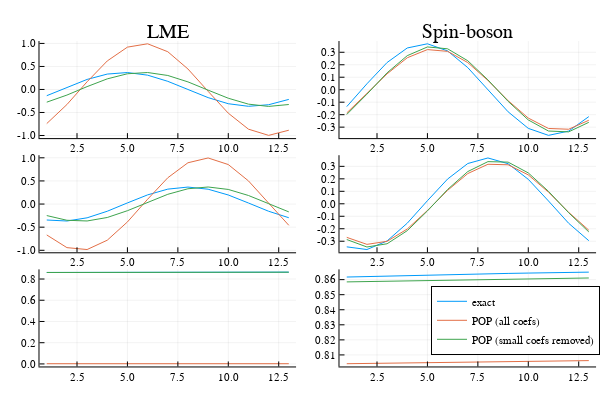

The cell this chart's notebook holds for it:
### Code cell
plt = plot(p1, psb1, p2, psb2, p3, psb3, layout = (3,2), legend = :bottomright)

### Figure 1 — Plotly figure (JSON) as saved in the notebook; plotly's stock layout.template omitted (floating-point values rounded to 4 significant figures)
{"data": [{"colorbar": {"len": 0.2697, "title": "", "x": 0.4934, "y": 0.8067}, "legendgroup": "exact", "line": {"color": "rgba(0, 154, 250, 1.000)", "dash": "solid", "shape": "linear", "width": 1}, "mode": "lines", "name": "exact", "showlegend": true, "type": "scatter", "x": [1, 2, 3, 4, 5, 6, 7, 8, 9, 10, 11, 12, 13], "xaxis": "x1", "y": [-0.1353, 0.04744, 0.218, 0.3344, 0.3679, 0.3107, 0.1769, -0.0002504, -0.177, -0.3097, -0.3659, -0.3317, -0.2157], "yaxis": "y1"}, {"colorbar": {"len": 0.2697, "title": "", "x": 0.4934, "y": 0.8067}, "legendgroup": "POP (all coefs)", "line": {"color": "rgba(227, 111, 71, 1.000)", "dash": "solid", "shape": "linear", "width": 1}, "mode": "lines", "name": "POP (all coefs)", "showlegend": true, "type": "scatter", "x": [1, 2, 3, 4, 5, 6, 7, 8, 9, 10, 11, 12, 13], "xaxis": "x1", "y": [-0.7408, -0.3275, 0.1667, 0.6198, 0.9196, 0.9923, 0.8198, 0.4447, -0.04024, -0.5152, -0.8629, -0.9974, -0.8855], "yaxis": "y1"}, {"colorbar": {"len": 0.2697, "title": "", "x": 0.4934, "y": 0.8067}, "legendgroup": "POP (small coefs removed)", "line": {"color": "rgba(62, 164, 78, 1.000)", "dash": "solid", "shape": "linear", "width": 1}, "mode": "lines", "name": "POP (small coefs removed)", "showlegend": true, "type": "scatter", "x": [1, 2, 3, 4, 5, 6, 7, 8, 9, 10, 11, 12, 13], "xaxis": "x1", "y": [-0.2759, -0.1219, 0.062, 0.2303, 0.3414, 0.3681, 0.3039, 0.1647, -0.01489, -0.1905, -0.3188, -0.3682, -0.3266], "yaxis": "y1"}, {"colorbar": {"len": 0.2697, "title": "", "x": 0.9934, "y": 0.8067}, "legendgroup": "", "line": {"color": "rgba(0, 154, 250, 1.000)", "dash": "solid", "shape": "linear", "width": 1}, "mode": "lines", "name": "", "showlegend": false, "type": "scatter", "x": [1, 2, 3, 4, 5, 6, 7, 8, 9, 10, 11, 12, 13], "xaxis": "x2", "y": [-0.1353, 0.04744, 0.218, 0.3344, 0.3679, 0.3107, 0.1769, -0.0002504, -0.177, -0.3097, -0.3659, -0.3317, -0.2157], "yaxis": "y2"}, {"colorbar": {"len": 0.2697, "title": "", "x": 0.9934, "y": 0.8067}, "legendgroup": "", "line": {"color": "rgba(227, 111, 71, 1.000)", "dash": "solid", "shape": "linear", "width": 1}, "mode": "lines", "name": "", "showlegend": false, "type": "scatter", "x": [1, 2, 3, 4, 5, 6, 7, 8, 9, 10, 11, 12, 13], "xaxis": "x2", "y": [-0.1861, -0.03355, 0.127, 0.256, 0.3214, 0.3074, 0.2174, 0.07388, -0.08762, -0.2272, -0.3104, -0.3167, -0.2448], "yaxis": "y2"}, {"colorbar": {"len": 0.2697, "title": "", "x": 0.9934, "y": 0.8067}, "legendgroup": "", "line": {"color": "rgba(62, 164, 78, 1.000)", "dash": "solid", "shape": "linear", "width": 1}, "mode": "lines", "name": "", "showlegend": false, "type": "scatter", "x": [1, 2, 3, 4, 5, 6, 7, 8, 9, 10, 11, 12, 13], "xaxis": "x2", "y": [-0.1985, -0.0359, 0.1353, 0.2728, 0.3427, 0.3278, 0.2319, 0.07892, -0.09332, -0.2422, -0.331, -0.3379, -0.2613], "yaxis": "y2"}, {"colorbar": {"len": 0.2697, "title": "", "x": 0.4934, "y": 0.4896}, "legendgroup": "", "line": {"color": "rgba(0, 154, 250, 1.000)", "dash": "solid", "shape": "linear", "width": 1}, "mode": "lines", "name": "", "showlegend": false, "type": "scatter", "x": [1, 2, 3, 4, 5, 6, 7, 8, 9, 10, 11, 12, 13], "xaxis": "x3", "y": [-0.3451, -0.3666, -0.2977, -0.1555, 0.02466, 0.1983, 0.3227, 0.3672, 0.3211, 0.196, 0.0227, -0.1559, -0.2957], "yaxis": "y3"}, {"colorbar": {"len": 0.2697, "title": "", "x": 0.4934, "y": 0.4896}, "legendgroup": "", "line": {"color": "rgba(227, 111, 71, 1.000)", "dash": "solid", "shape": "linear", "width": 1}, "mode": "lines", "name": "", "showlegend": false, "type": "scatter", "x": [1, 2, 3, 4, 5, 6, 7, 8, 9, 10, 11, 12, 13], "xaxis": "x3", "y": [-0.6683, -0.9424, -0.9837, -0.7819, -0.3869, 0.1037, 0.5687, 0.8931, 0.9969, 0.8543, 0.5007, 0.02338, -0.4597], "yaxis": "y3"}, {"colorbar": {"len": 0.2697, "title": "", "x": 0.4934, "y": 0.4896}, "legendgroup": "", "line": {"color": "rgba(62, 164, 78, 1.000)", "dash": "solid", "shape": "linear", "width": 1}, "mode": "lines", "name": "", "showlegend": false, "type": "scatter", "x": [1, 2, 3, 4, 5, 6, 7, 8, 9, 10, 11, 12, 13], "xaxis": "x3", "y": [-0.2489, -0.3507, -0.3658, -0.2905, -0.1436, 0.03847, 0.2108, 0.3308, 0.3689, 0.3159, 0.185, 0.008632, -0.1696], "yaxis": "y3"}, {"colorbar": {"len": 0.2697, "title": "", "x": 0.9934, "y": 0.4896}, "legendgroup": "", "line": {"color": "rgba(0, 154, 250, 1.000)", "dash": "solid", "shape": "linear", "width": 1}, "mode": "lines", "name": "", "showlegend": false, "type": "scatter", "x": [1, 2, 3, 4, 5, 6, 7, 8, 9, 10, 11, 12, 13], "xaxis": "x4", "y": [-0.3451, -0.3666, -0.2977, -0.1555, 0.02466, 0.1983, 0.3227, 0.3672, 0.3211, 0.196, 0.0227, -0.1559, -0.2957], "yaxis": "y4"}, {"colorbar": {"len": 0.2697, "title": "", "x": 0.9934, "y": 0.4896}, "legendgroup": "", "line": {"color": "rgba(227, 111, 71, 1.000)", "dash": "solid", "shape": "linear", "width": 1}, "mode": "lines", "name": "", "showlegend": false, "type": "scatter", "x": [1, 2, 3, 4, 5, 6, 7, 8, 9, 10, 11, 12, 13], "xaxis": "x4", "y": [-0.2691, -0.3251, -0.3007, -0.202, -0.05363, 0.1077, 0.2422, 0.3166, 0.3126, 0.2315, 0.09325, -0.06775, -0.2117], "yaxis": "y4"}, {"colorbar": {"len": 0.2697, "title": "", "x": 0.9934, "y": 0.4896}, "legendgroup": "", "line": {"color": "rgba(62, 164, 78, 1.000)", "dash": "solid", "shape": "linear", "width": 1}, "mode": "lines", "name": "", "showlegend": false, "type": "scatter", "x": [1, 2, 3, 4, 5, 6, 7, 8, 9, 10, 11, 12, 13], "xaxis": "x4", "y": [-0.2864, -0.3463, -0.3205, -0.2154, -0.05731, 0.1148, 0.2583, 0.3378, 0.3338, 0.2474, 0.1001, -0.07166, -0.2253], "yaxis": "y4"}, {"colorbar": {"len": 0.2697, "title": "", "x": 0.4934, "y": 0.1725}, "legendgroup": "", "line": {"color": "rgba(0, 154, 250, 1.000)", "dash": "solid", "shape": "linear", "width": 1}, "mode": "lines", "name": "", "showlegend": false, "type": "scatter", "x": [1, 2, 3, 4, 5, 6, 7, 8, 9, 10, 11, 12, 13], "xaxis": "x5", "y": [0.8617, 0.8621, 0.8624, 0.8627, 0.863, 0.8633, 0.8636, 0.8639, 0.8641, 0.8644, 0.8646, 0.8648, 0.865], "yaxis": "y5"}, {"colorbar": {"len": 0.2697, "title": "", "x": 0.4934, "y": 0.1725}, "legendgroup": "", "line": {"color": "rgba(227, 111, 71, 1.000)", "dash": "solid", "shape": "linear", "width": 1}, "mode": "lines", "name": "", "showlegend": false, "type": "scatter", "x": [1, 2, 3, 4, 5, 6, 7, 8, 9, 10, 11, 12, 13], "xaxis": "x5", "y": [0.002121, 0.002121, 0.002121, 0.00212, 0.002118, 0.002117, 0.002116, 0.002116, 0.002116, 0.002117, 0.002118, 0.002119, 0.002121], "yaxis": "y5"}, {"colorbar": {"len": 0.2697, "title": "", "x": 0.4934, "y": 0.1725}, "legendgroup": "", "line": {"color": "rgba(62, 164, 78, 1.000)", "dash": "solid", "shape": "linear", "width": 1}, "mode": "lines", "name": "", "showlegend": false, "type": "scatter", "x": [1, 2, 3, 4, 5, 6, 7, 8, 9, 10, 11, 12, 13], "xaxis": "x5", "y": [0.8616, 0.8618, 0.862, 0.8622, 0.8625, 0.8627, 0.8629, 0.8631, 0.8633, 0.8635, 0.8638, 0.864, 0.8642], "yaxis": "y5"}, {"colorbar": {"len": 0.2697, "title": "", "x": 0.9934, "y": 0.1725}, "legendgroup": "", "line": {"color": "rgba(0, 154, 250, 1.000)", "dash": "solid", "shape": "linear", "width": 1}, "mode": "lines", "name": "", "showlegend": false, "type": "scatter", "x": [1, 2, 3, 4, 5, 6, 7, 8, 9, 10, 11, 12, 13], "xaxis": "x6", "y": [0.8617, 0.8621, 0.8624, 0.8627, 0.863, 0.8633, 0.8636, 0.8639, 0.8641, 0.8644, 0.8646, 0.8648, 0.865], "yaxis": "y6"}, {"colorbar": {"len": 0.2697, "title": "", "x": 0.9934, "y": 0.1725}, "legendgroup": "", "line": {"color": "rgba(227, 111, 71, 1.000)", "dash": "solid", "shape": "linear", "width": 1}, "mode": "lines", "name": "", "showlegend": false, "type": "scatter", "x": [1, 2, 3, 4, 5, 6, 7, 8, 9, 10, 11, 12, 13], "xaxis": "x6", "y": [0.8042, 0.8043, 0.8045, 0.8047, 0.8049, 0.805, 0.8052, 0.8054, 0.8055, 0.8057, 0.8059, 0.806, 0.8062], "yaxis": "y6"}, {"colorbar": {"len": 0.2697, "title": "", "x": 0.9934, "y": 0.1725}, "legendgroup": "", "line": {"color": "rgba(62, 164, 78, 1.000)", "dash": "solid", "shape": "linear", "width": 1}, "mode": "lines", "name": "", "showlegend": false, "type": "scatter", "x": [1, 2, 3, 4, 5, 6, 7, 8, 9, 10, 11, 12, 13], "xaxis": "x6", "y": [0.8585, 0.8587, 0.8589, 0.8591, 0.8593, 0.8594, 0.8596, 0.8598, 0.86, 0.8603, 0.8605, 0.8608, 0.8611], "yaxis": "y6"}], "layout": {"annotations": [{"font": {"color": "rgba(0, 0, 0, 1.000)", "family": "sans-serif", "size": 20}, "rotation": 0, "showarrow": false, "text": "LME", "x": 0.2796, "xanchor": "center", "xref": "paper", "y": 1, "yanchor": "top", "yref": "paper"}, {"font": {"color": "rgba(0, 0, 0, 1.000)", "family": "sans-serif", "size": 20}, "rotation": 0, "showarrow": false, "text": "Spin-boson", "x": 0.7796, "xanchor": "center", "xref": "paper", "y": 1, "yanchor": "top", "yref": "paper"}], "height": 400, "legend": {"bgcolor": "rgba(255, 255, 255, 1.000)", "bordercolor": "rgba(0, 0, 0, 1.000)", "borderwidth": 1, "font": {"color": "rgba(0, 0, 0, 1.000)", "family": "sans-serif", "size": 11}, "title": {"font": {"color": "rgba(0, 0, 0, 1.000)", "family": "sans-serif", "size": 15}, "text": ""}, "tracegroupgap": 0, "traceorder": "normal", "x": 1, "xanchor": "right", "y": 0.07, "yanchor": "bottom"}, "margin": {"b": 20, "l": 0, "r": 0, "t": 20}, "paper_bgcolor": "rgba(255, 255, 255, 1.000)", "plot_bgcolor": "rgba(255, 255, 255, 1.000)", "showlegend": true, "width": 600, "xaxis1": {"anchor": "y1", "domain": [0.06582, 0.4934], "gridcolor": "rgba(0, 0, 0, 0.100)", "gridwidth": 0.5, "linecolor": "rgba(0, 0, 0, 1.000)", "mirror": false, "range": [0.64, 13.36], "showgrid": true, "showline": true, "showticklabels": true, "tickangle": 0, "tickcolor": "rgb(0, 0, 0)", "tickfont": {"color": "rgba(0, 0, 0, 1.000)", "family": "sans-serif", "size": 11}, "tickmode": "array", "ticks": "inside", "ticktext": ["2.5", "5.0", "7.5", "10.0", "12.5"], "tickvals": [2.5, 5, 7.5, 10, 12.5], "title": "", "titlefont": {"color": "rgba(0, 0, 0, 1.000)", "family": "sans-serif", "size": 15}, "type": "-", "visible": true, "zeroline": false, "zerolinecolor": "rgba(0, 0, 0, 1.000)"}, "xaxis2": {"anchor": "y2", "domain": [0.5658, 0.9934], "gridcolor": "rgba(0, 0, 0, 0.100)", "gridwidth": 0.5, "linecolor": "rgba(0, 0, 0, 1.000)", "mirror": false, "range": [0.64, 13.36], "showgrid": true, "showline": true, "showticklabels": true, "tickangle": 0, "tickcolor": "rgb(0, 0, 0)", "tickfont": {"color": "rgba(0, 0, 0, 1.000)", "family": "sans-serif", "size": 11}, "tickmode": "array", "ticks": "inside", "ticktext": ["2.5", "5.0", "7.5", "10.0", "12.5"], "tickvals": [2.5, 5, 7.5, 10, 12.5], "title": "", "titlefont": {"color": "rgba(0, 0, 0, 1.000)", "family": "sans-serif", "size": 15}, "type": "-", "visible": true, "zeroline": false, "zerolinecolor": "rgba(0, 0, 0, 1.000)"}, "xaxis3": {"anchor": "y3", "domain": [0.06582, 0.4934], "gridcolor": "rgba(0, 0, 0, 0.100)", "gridwidth": 0.5, "linecolor": "rgba(0, 0, 0, 1.000)", "mirror": false, "range": [0.64, 13.36], "showgrid": true, "showline": true, "showticklabels": true, "tickangle": 0, "tickcolor": "rgb(0, 0, 0)", "tickfont": {"color": "rgba(0, 0, 0, 1.000)", "family": "sans-serif", "size": 11}, "tickmode": "array", "ticks": "inside", "ticktext": ["2.5", "5.0", "7.5", "10.0", "12.5"], "tickvals": [2.5, 5, 7.5, 10, 12.5], "title": "", "titlefont": {"color": "rgba(0, 0, 0, 1.000)", "family": "sans-serif", "size": 15}, "type": "-", "visible": true, "zeroline": false, "zerolinecolor": "rgba(0, 0, 0, 1.000)"}, "xaxis4": {"anchor": "y4", "domain": [0.5658, 0.9934], "gridcolor": "rgba(0, 0, 0, 0.100)", "gridwidth": 0.5, "linecolor": "rgba(0, 0, 0, 1.000)", "mirror": false, "range": [0.64, 13.36], "showgrid": true, "showline": true, "showticklabels": true, "tickangle": 0, "tickcolor": "rgb(0, 0, 0)", "tickfont": {"color": "rgba(0, 0, 0, 1.000)", "family": "sans-serif", "size": 11}, "tickmode": "array", "ticks": "inside", "ticktext": ["2.5", "5.0", "7.5", "10.0", "12.5"], "tickvals": [2.5, 5, 7.5, 10, 12.5], "title": "", "titlefont": {"color": "rgba(0, 0, 0, 1.000)", "family": "sans-serif", "size": 15}, "type": "-", "visible": true, "zeroline": false, "zerolinecolor": "rgba(0, 0, 0, 1.000)"}, "xaxis5": {"anchor": "y5", "domain": [0.06582, 0.4934], "gridcolor": "rgba(0, 0, 0, 0.100)", "gridwidth": 0.5, "linecolor": "rgba(0, 0, 0, 1.000)", "mirror": false, "range": [0.64, 13.36], "showgrid": true, "showline": true, "showticklabels": true, "tickangle": 0, "tickcolor": "rgb(0, 0, 0)", "tickfont": {"color": "rgba(0, 0, 0, 1.000)", "family": "sans-serif", "size": 11}, "tickmode": "array", "ticks": "inside", "ticktext": ["2.5", "5.0", "7.5", "10.0", "12.5"], "tickvals": [2.5, 5, 7.5, 10, 12.5], "title": "", "titlefont": {"color": "rgba(0, 0, 0, 1.000)", "family": "sans-serif", "size": 15}, "type": "-", "visible": true, "zeroline": false, "zerolinecolor": "rgba(0, 0, 0, 1.000)"}, "xaxis6": {"anchor": "y6", "domain": [0.5658, 0.9934], "gridcolor": "rgba(0, 0, 0, 0.100)", "gridwidth": 0.5, "linecolor": "rgba(0, 0, 0, 1.000)", "mirror": false, "range": [0.64, 13.36], "showgrid": true, "showline": true, "showticklabels": true, "tickangle": 0, "tickcolor": "rgb(0, 0, 0)", "tickfont": {"color": "rgba(0, 0, 0, 1.000)", "family": "sans-serif", "size": 11}, "tickmode": "array", "ticks": "inside", "ticktext": ["2.5", "5.0", "7.5", "10.0", "12.5"], "tickvals": [2.5, 5, 7.5, 10, 12.5], "title": "", "titlefont": {"color": "rgba(0, 0, 0, 1.000)", "family": "sans-serif", "size": 15}, "type": "-", "visible": true, "zeroline": false, "zerolinecolor": "rgba(0, 0, 0, 1.000)"}, "yaxis1": {"anchor": "x1", "domain": [0.6719, 0.9415], "gridcolor": "rgba(0, 0, 0, 0.100)", "gridwidth": 0.5, "linecolor": "rgba(0, 0, 0, 1.000)", "mirror": false, "range": [-1.057, 1.052], "showgrid": true, "showline": true, "showticklabels": true, "tickangle": 0, "tickcolor": "rgb(0, 0, 0)", "tickfont": {"color": "rgba(0, 0, 0, 1.000)", "family": "sans-serif", "size": 11}, "tickmode": "array", "ticks": "inside", "ticktext": ["-1.0", "-0.5", "0.0", "0.5", "1.0"], "tickvals": [-1, -0.5, 0, 0.5, 1], "title": "", "titlefont": {"color": "rgba(0, 0, 0, 1.000)", "family": "sans-serif", "size": 15}, "type": "-", "visible": true, "zeroline": false, "zerolinecolor": "rgba(0, 0, 0, 1.000)"}, "yaxis2": {"anchor": "x2", "domain": [0.6719, 0.9415], "gridcolor": "rgba(0, 0, 0, 0.100)", "gridwidth": 0.5, "linecolor": "rgba(0, 0, 0, 1.000)", "mirror": false, "range": [-0.3879, 0.3899], "showgrid": true, "showline": true, "showticklabels": true, "tickangle": 0, "tickcolor": "rgb(0, 0, 0)", "tickfont": {"color": "rgba(0, 0, 0, 1.000)", "family": "sans-serif", "size": 11}, "tickmode": "array", "ticks": "inside", "ticktext": ["-0.3", "-0.2", "-0.1", "0.0", "0.1", "0.2", "0.3"], "tickvals": [-0.3, -0.2, -0.1, 0, 0.1, 0.2, 0.3], "title": "", "titlefont": {"color": "rgba(0, 0, 0, 1.000)", "family": "sans-serif", "size": 15}, "type": "-", "visible": true, "zeroline": false, "zerolinecolor": "rgba(0, 0, 0, 1.000)"}, "yaxis3": {"anchor": "x3", "domain": [0.3547, 0.6244], "gridcolor": "rgba(0, 0, 0, 0.100)", "gridwidth": 0.5, "linecolor": "rgba(0, 0, 0, 1.000)", "mirror": false, "range": [-1.043, 1.056], "showgrid": true, "showline": true, "showticklabels": true, "tickangle": 0, "tickcolor": "rgb(0, 0, 0)", "tickfont": {"color": "rgba(0, 0, 0, 1.000)", "family": "sans-serif", "size": 11}, "tickmode": "array", "ticks": "inside", "ticktext": ["-1.0", "-0.5", "0.0", "0.5", "1.0"], "tickvals": [-1, -0.5, 0, 0.5, 1], "title": "", "titlefont": {"color": "rgba(0, 0, 0, 1.000)", "family": "sans-serif", "size": 15}, "type": "-", "visible": true, "zeroline": false, "zerolinecolor": "rgba(0, 0, 0, 1.000)"}, "yaxis4": {"anchor": "x4", "domain": [0.3547, 0.6244], "gridcolor": "rgba(0, 0, 0, 0.100)", "gridwidth": 0.5, "linecolor": "rgba(0, 0, 0, 1.000)", "mirror": false, "range": [-0.3887, 0.3892], "showgrid": true, "showline": true, "showticklabels": true, "tickangle": 0, "tickcolor": "rgb(0, 0, 0)", "tickfont": {"color": "rgba(0, 0, 0, 1.000)", "family": "sans-serif", "size": 11}, "tickmode": "array", "ticks": "inside", "ticktext": ["-0.3", "-0.2", "-0.1", "0.0", "0.1", "0.2", "0.3"], "tickvals": [-0.3, -0.2, -0.1, 0, 0.1, 0.2, 0.3], "title": "", "titlefont": {"color": "rgba(0, 0, 0, 1.000)", "family": "sans-serif", "size": 15}, "type": "-", "visible": true, "zeroline": false, "zerolinecolor": "rgba(0, 0, 0, 1.000)"}, "yaxis5": {"anchor": "x5", "domain": [0.03762, 0.3073], "gridcolor": "rgba(0, 0, 0, 0.100)", "gridwidth": 0.5, "linecolor": "rgba(0, 0, 0, 1.000)", "mirror": false, "range": [-0.02377, 0.8909], "showgrid": true, "showline": true, "showticklabels": true, "tickangle": 0, "tickcolor": "rgb(0, 0, 0)", "tickfont": {"color": "rgba(0, 0, 0, 1.000)", "family": "sans-serif", "size": 11}, "tickmode": "array", "ticks": "inside", "ticktext": ["0.0", "0.2", "0.4", "0.6", "0.8"], "tickvals": [0, 0.2, 0.4, 0.6, 0.8], "title": "", "titlefont": {"color": "rgba(0, 0, 0, 1.000)", "family": "sans-serif", "size": 15}, "type": "-", "visible": true, "zeroline": false, "zerolinecolor": "rgba(0, 0, 0, 1.000)"}, "yaxis6": {"anchor": "x6", "domain": [0.03762, 0.3073], "gridcolor": "rgba(0, 0, 0, 0.100)", "gridwidth": 0.5, "linecolor": "rgba(0, 0, 0, 1.000)", "mirror": false, "range": [0.8023, 0.8668], "showgrid": true, "showline": true, "showticklabels": true, "tickangle": 0, "tickcolor": "rgb(0, 0, 0)", "tickfont": {"color": "rgba(0, 0, 0, 1.000)", "family": "sans-serif", "size": 11}, "tickmode": "array", "ticks": "inside", "ticktext": ["0.81", "0.82", "0.83", "0.84", "0.85", "0.86"], "tickvals": [0.81, 0.82, 0.83, 0.84, 0.85, 0.86], "title": "", "titlefont": {"color": "rgba(0, 0, 0, 1.000)", "family": "sans-serif", "size": 15}, "type": "-", "visible": true, "zeroline": false, "zerolinecolor": "rgba(0, 0, 0, 1.000)"}}}
